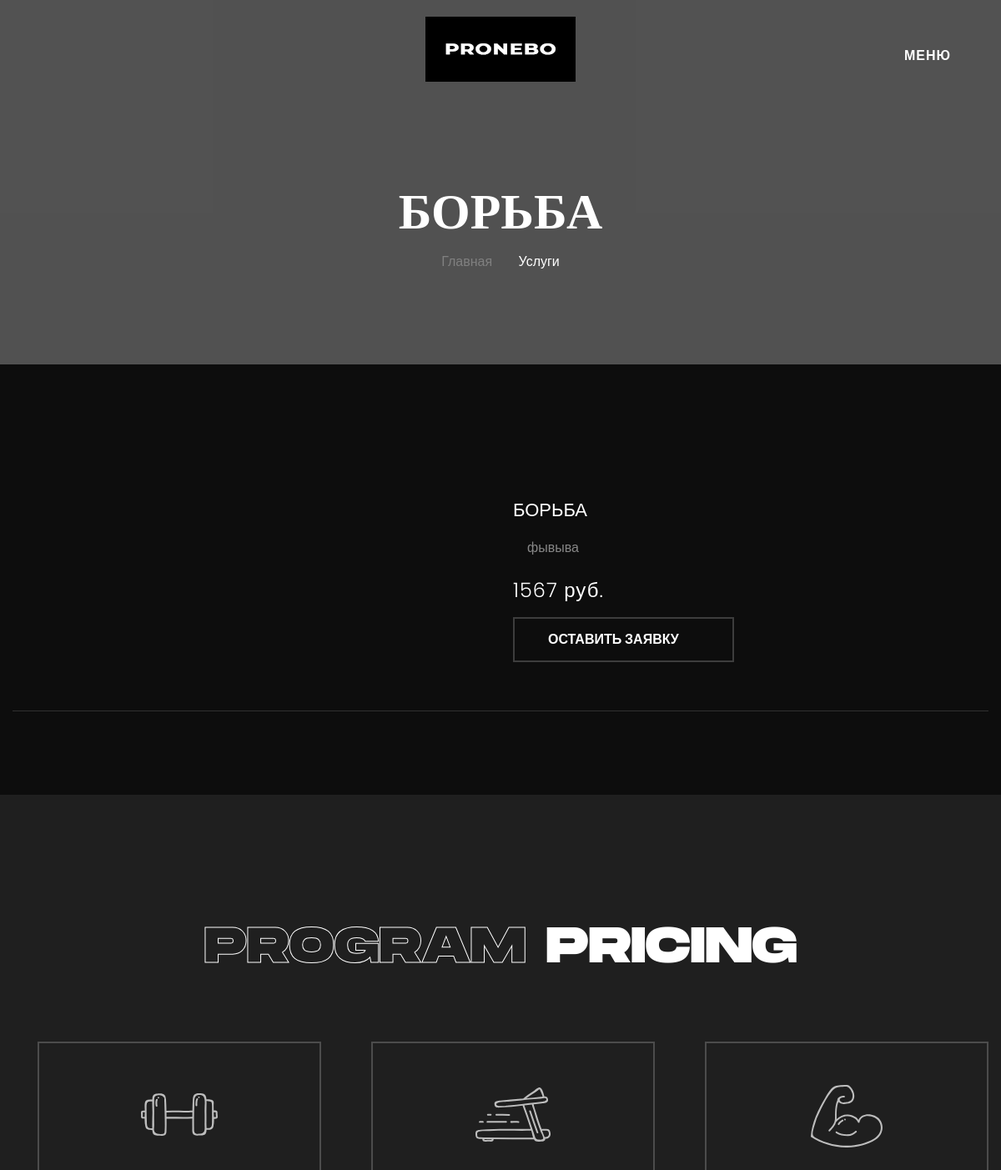
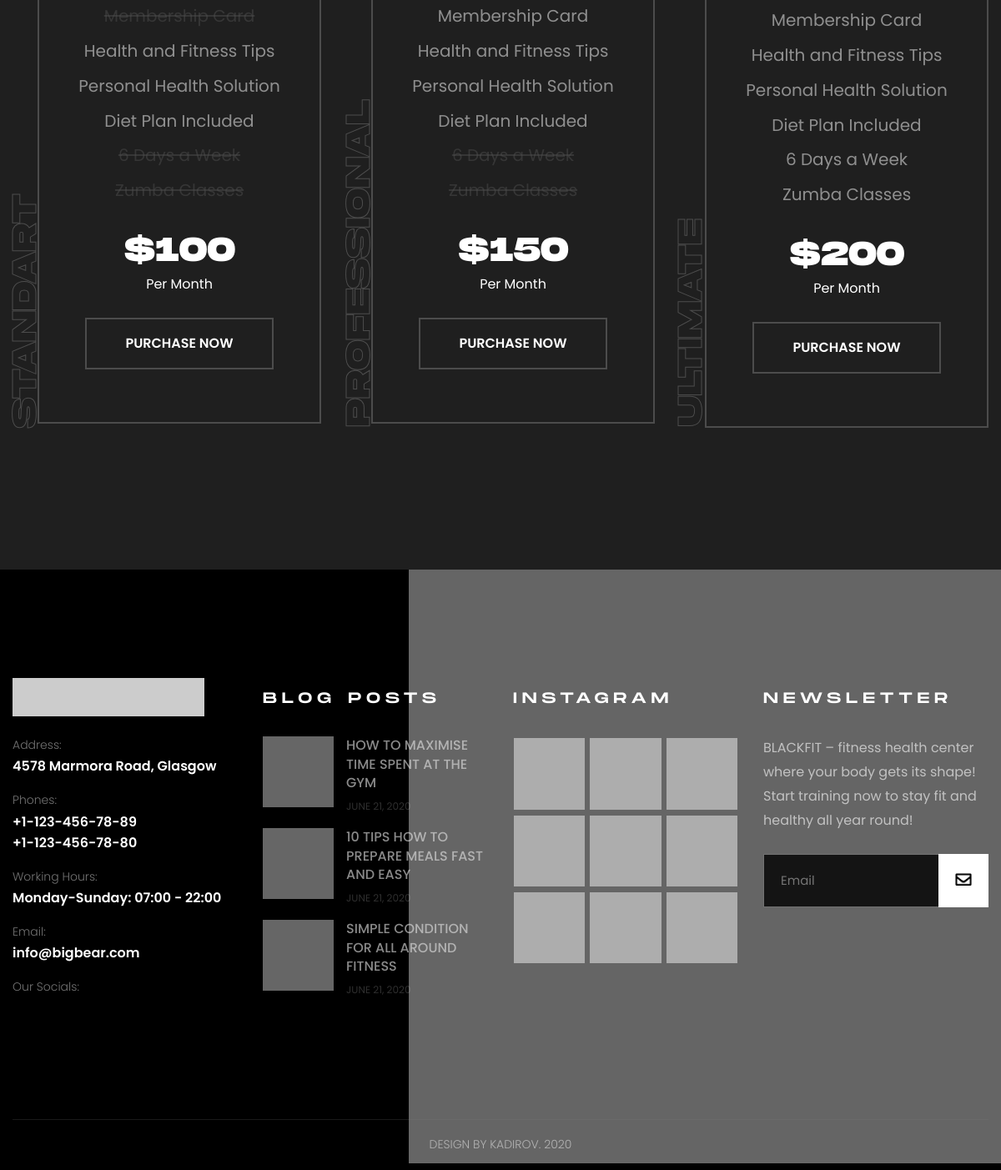
Screenshot of /services/borba with the database file from the repository (2 pictures, top to bottom).
### main/models.py (models this page shows, shortened)
class Item(models.Model):
    title = models.CharField(max_length=255, verbose_name='Название')
    slug = models.SlugField(max_length=255, verbose_name='Url', unique=True)
    content = models.TextField(blank=True, verbose_name='Описание')
    photo = models.ImageField(upload_to='photos/', blank=True)
    price = models.IntegerField(verbose_name='Стоимость')
    def get_absolute_url(self):
        return reverse('services', kwargs={'slug': self.slug})
    class Meta:
        verbose_name = 'Услуга(-у)'
        verbose_name_plural = 'Услуг(-и)'
        ordering = ['id']

### main/views.py (the view)
# urls.py: path('services/<slug:slug>', service, name='services'),
def service(request, slug):
    services = get_object_or_404(Item, slug=slug)
    images = Images.objects.filter(service=services)
    return render(request, 'main/shop-single.html', {'services': services, 'images': images})

### main/templatetags/services_tag.py (called while the page is built)
@register.inclusion_tag('main/header_list_services.html')
def list_services():
    services = Item.objects.all()
    return {'services': services}

### main/templates/main/shop-single.html (shortened to what this page needs)
{% extends 'base.html' %}
{% block content %}
    <section class="page-title" style="background-image:url(https://via.placeholder.com/1920x720)">
    	<div class="auto-container">
			<h2>{{ services.title|upper }}</h2>
			<ul class="page-breadcrumb">
				<li><a href="{% url 'home' %}">главная</a></li>
				<li>Услуги</li>
			</ul>
        </div>
    </section>
    <section class="shop-single-section">
    	<div class="auto-container">
            <div class="shop-page product-details">
                <div class="basic-details">
                    <div class="row clearfix">
                        <div class="image-column col-lg-6 col-md-12 col-sm-12">
                            <div class="carousel-outer">
                            </div>
                        </div>
                        <div class="info-column col-lg-6 col-md-12 col-sm-12">
                            <div class="details-header">
                                <h5>{{ services.title|upper }}</h5>
								<div class="text"> {{ services.content|safe }} </div>
                                <div class="item-price">{{ services.price }} руб.</div>
                            </div>
                            <div class="other-options">
                                <div class="clearfix">
                                    <div class="pull-left">
                                        <div class="btns-box">
                                            <a href="#pricing-section" class="theme-btn btn-style-one"><span class="txt">ОСТАВИТЬ ЗАЯВКУ &ensp;<i class="flaticon-shopping-cart-3"></i></span></a>
                                        </div>
                                    </div>
                                </div>
                            </div>
                        </div>
                    </div>
                </div>
			</div>
		</div>
	</section>
	{% include 'inc/_purchase.html' %}
{% endblock %}

### rows the page displays
Item: title "БОРЬБА", content "фывыва", price "1567"
